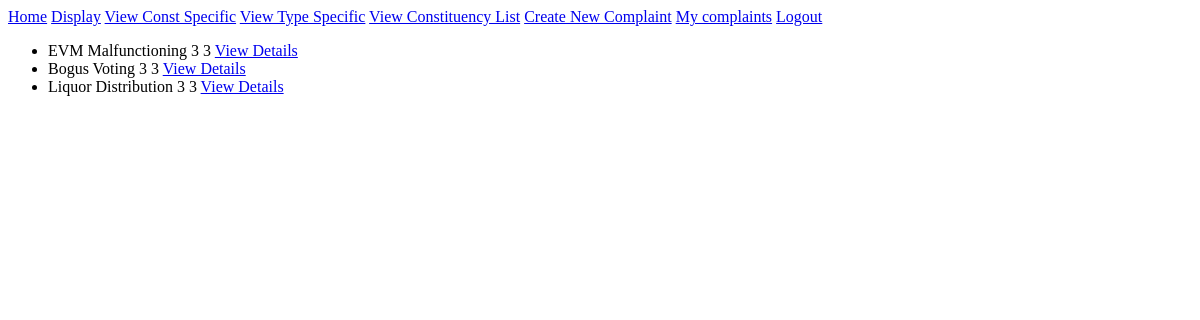
The app's page /complaints/by/ABC2345678 (signed in), older data.
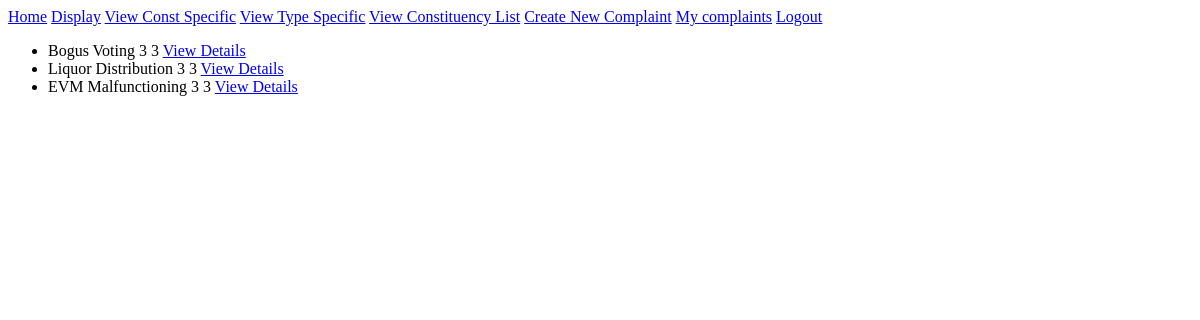
The same page, newer data.
### complaints/models.py (models this page shows, shortened)
class Complaint(models.Model):
    user = models.ForeignKey(
        User, related_name='complaints', on_delete=models.CASCADE)
    COMPLAINT_CHOICES = []
    type_list = [u['type'] for u in acc_models.ComplaintType.objects.all().values('type')]
    for temp in type_list:
        COMPLAINT_CHOICES.append((temp,temp))
    choice = models.CharField(
        max_length=50, choices=COMPLAINT_CHOICES, blank=False)
    description = models.TextField(blank=True)
    file_upload = models.FileField(
        upload_to='files', blank=True)
    file_upload1 = models.FileField(
        upload_to='files', blank=True)
    file_upload2 = models.FileField(
        upload_to='files', blank=True)
    file_upload3 = models.FileField(
        upload_to='files', blank=True)
    file_upload4 = models.FileField(
        upload_to='files', blank=True)
    file_upload5 = models.FileField(
        upload_to='files', blank=True)
    created_at = models.DateTimeField(auto_now=True)
    viewed_complaint = models.BooleanField(default=False)
    class Meta():
        ordering = ['created_at']
        unique_together = ["user", "choice"]

### accounts/models.py (models this page shows, shortened)
class Voter(models.Model):
    user = models.OneToOneField(
        User, related_name="voter_details", on_delete=models.CASCADE)
    phone_num = models.PositiveIntegerField()
    cons_no = models.PositiveIntegerField(blank=False)
    booth_no = models.PositiveIntegerField(blank=False)

### complaints/views.py (the view)
# urls.py: path('by/<slug:username>', views.UserComplaints.as_view(), name='user_complaints'),
class UserComplaints(LoginRequiredMixin, generic.ListView):
    model = models.Complaint
    template_name = "complaint/user_complaint_list.html"
    def get_queryset(self):
        try:
            self.complaint_user = User.objects.prefetch_related(
                "complaints").get(username__iexact=self.kwargs.get("username"))
        except User.DoesNotExist:
            raise Http404
        else:
            return self.complaint_user.complaints.all()
    def get_context_data(self, **kwargs):
        context = super().get_context_data(**kwargs)
        context["complaint_user"] = self.complaint_user
        return context

### accounts/context_processors.py (called while the page is built)
def GovList(request):
    id_list = [u['user'] for u in acc_models.GovUser.objects.all().values('user')]
    govname_list=[]
    for num in id_list:
        temp = User.objects.get(id__iexact = num)
        temp_name = temp.username
        govname_list.append(temp_name)
    return {'govname_list':govname_list}

### complaints/templates/complaint/user_complaint_list.html
{% extends "complaint/complaint_base.html" %}
{% block complaint_content %}
    <ul>
        {% for com in complaint_list %}
        <li>
            {{com.choice}}
            {{com.user.voter_details.cons_no}}
            {{com.user.voter_details.booth_no}}
            <a href="{% url 'complaints:single' pk=com.pk %}">View Details</a>
        </li>
        {% endfor %}
    </ul>
{% endblock %}

Row changes from the older to the newer data that the page shows:
changed Complaint "EVM Malfunctioning": moves down the list
